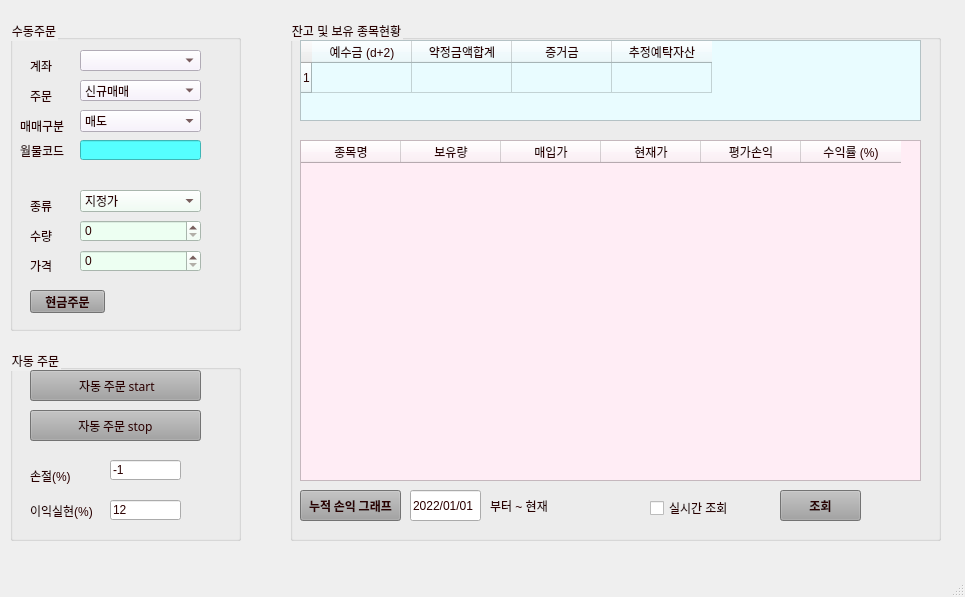
<?xml version="1.0" encoding="UTF-8"?>
<ui version="4.0">
 <class>MainWindow</class>
 <widget class="QMainWindow" name="MainWindow">
  <property name="geometry">
   <rect>
    <x>0</x>
    <y>0</y>
    <width>965</width>
    <height>597</height>
   </rect>
  </property>
  <property name="windowTitle">
   <string>선물 자동/수동 거래 모니터링 시스템</string>
  </property>
  <property name="windowIcon">
   <iconset>
    <normaloff>pytrader.png</normaloff>pytrader.png</iconset>
  </property>
  <property name="styleSheet">
   <string notr="true">color: rgb(43, 0, 0);
</string>
  </property>
  <property name="unifiedTitleAndToolBarOnMac">
   <bool>false</bool>
  </property>
  <widget class="QWidget" name="centralwidget">
   <widget class="QGroupBox" name="groupBox">
    <property name="geometry">
     <rect>
      <x>10</x>
      <y>20</y>
      <width>231</width>
      <height>311</height>
     </rect>
    </property>
    <property name="styleSheet">
     <string notr="true"/>
    </property>
    <property name="title">
     <string>수동주문</string>
    </property>
    <widget class="QLabel" name="label">
     <property name="geometry">
      <rect>
       <x>20</x>
       <y>40</y>
       <width>56</width>
       <height>12</height>
      </rect>
     </property>
     <property name="text">
      <string>계좌</string>
     </property>
    </widget>
    <widget class="QLabel" name="label_2">
     <property name="geometry">
      <rect>
       <x>20</x>
       <y>70</y>
       <width>56</width>
       <height>12</height>
      </rect>
     </property>
     <property name="text">
      <string>주문</string>
     </property>
    </widget>
    <widget class="QLabel" name="label_3">
     <property name="geometry">
      <rect>
       <x>10</x>
       <y>120</y>
       <width>56</width>
       <height>21</height>
      </rect>
     </property>
     <property name="text">
      <string>월물코드</string>
     </property>
    </widget>
    <widget class="QLabel" name="label_4">
     <property name="geometry">
      <rect>
       <x>20</x>
       <y>180</y>
       <width>56</width>
       <height>12</height>
      </rect>
     </property>
     <property name="text">
      <string>종류</string>
     </property>
    </widget>
    <widget class="QLabel" name="label_5">
     <property name="geometry">
      <rect>
       <x>20</x>
       <y>210</y>
       <width>56</width>
       <height>12</height>
      </rect>
     </property>
     <property name="text">
      <string>수량</string>
     </property>
    </widget>
    <widget class="QLabel" name="label_6">
     <property name="geometry">
      <rect>
       <x>20</x>
       <y>240</y>
       <width>56</width>
       <height>12</height>
      </rect>
     </property>
     <property name="text">
      <string>가격</string>
     </property>
    </widget>
    <widget class="QComboBox" name="comboBox">
     <property name="geometry">
      <rect>
       <x>70</x>
       <y>30</y>
       <width>121</width>
       <height>21</height>
      </rect>
     </property>
     <property name="styleSheet">
      <string notr="true">background-color: rgb(248, 240, 255);</string>
     </property>
    </widget>
    <widget class="QComboBox" name="comboBox_2">
     <property name="geometry">
      <rect>
       <x>70</x>
       <y>60</y>
       <width>121</width>
       <height>21</height>
      </rect>
     </property>
     <property name="styleSheet">
      <string notr="true">background-color: rgb(248, 240, 255);</string>
     </property>
     <item>
      <property name="text">
       <string>신규매매</string>
      </property>
     </item>
     <item>
      <property name="text">
       <string>정정</string>
      </property>
     </item>
     <item>
      <property name="text">
       <string>취소</string>
      </property>
     </item>
    </widget>
    <widget class="QComboBox" name="comboBox_3">
     <property name="geometry">
      <rect>
       <x>70</x>
       <y>170</y>
       <width>121</width>
       <height>22</height>
      </rect>
     </property>
     <property name="styleSheet">
      <string notr="true">background-color: rgb(237, 255, 242);</string>
     </property>
     <item>
      <property name="text">
       <string>지정가</string>
      </property>
     </item>
     <item>
      <property name="text">
       <string>시장가</string>
      </property>
     </item>
    </widget>
    <widget class="QLineEdit" name="lineEdit_2">
     <property name="geometry">
      <rect>
       <x>70</x>
       <y>120</y>
       <width>121</width>
       <height>20</height>
      </rect>
     </property>
     <property name="styleSheet">
      <string notr="true">background-color: rgb(85, 255, 255);</string>
     </property>
    </widget>
    <widget class="QSpinBox" name="spinBox">
     <property name="geometry">
      <rect>
       <x>70</x>
       <y>200</y>
       <width>121</width>
       <height>22</height>
      </rect>
     </property>
     <property name="styleSheet">
      <string notr="true">background-color: rgb(237, 255, 242);</string>
     </property>
    </widget>
    <widget class="QSpinBox" name="spinBox_2">
     <property name="geometry">
      <rect>
       <x>70</x>
       <y>230</y>
       <width>121</width>
       <height>22</height>
      </rect>
     </property>
     <property name="styleSheet">
      <string notr="true">background-color: rgb(237, 255, 242);</string>
     </property>
     <property name="maximum">
      <number>1000000</number>
     </property>
     <property name="singleStep">
      <number>500</number>
     </property>
    </widget>
    <widget class="QPushButton" name="pushButton">
     <property name="geometry">
      <rect>
       <x>20</x>
       <y>270</y>
       <width>75</width>
       <height>23</height>
      </rect>
     </property>
     <property name="font">
      <font>
       <family>Agency FB</family>
       <weight>75</weight>
       <bold>true</bold>
      </font>
     </property>
     <property name="styleSheet">
      <string notr="true">background-color: rgb(161, 161, 161);</string>
     </property>
     <property name="text">
      <string>현금주문</string>
     </property>
    </widget>
    <widget class="QLabel" name="label_9">
     <property name="geometry">
      <rect>
       <x>10</x>
       <y>100</y>
       <width>56</width>
       <height>12</height>
      </rect>
     </property>
     <property name="text">
      <string>매매구분</string>
     </property>
    </widget>
    <widget class="QComboBox" name="comboBox_4">
     <property name="geometry">
      <rect>
       <x>70</x>
       <y>90</y>
       <width>121</width>
       <height>22</height>
      </rect>
     </property>
     <property name="styleSheet">
      <string notr="true">background-color: rgb(248, 240, 255);</string>
     </property>
     <item>
      <property name="text">
       <string>매도</string>
      </property>
     </item>
     <item>
      <property name="text">
       <string>매수</string>
      </property>
     </item>
    </widget>
   </widget>
   <widget class="QGroupBox" name="groupBox_2">
    <property name="geometry">
     <rect>
      <x>290</x>
      <y>20</y>
      <width>651</width>
      <height>521</height>
     </rect>
    </property>
    <property name="title">
     <string>잔고 및 보유 종목현황</string>
    </property>
    <widget class="QTableWidget" name="tableWidget">
     <property name="geometry">
      <rect>
       <x>10</x>
       <y>20</y>
       <width>621</width>
       <height>81</height>
      </rect>
     </property>
     <property name="styleSheet">
      <string notr="true">background-color: rgb(233, 252, 255);</string>
     </property>
     <property name="rowCount">
      <number>1</number>
     </property>
     <row/>
     <column>
      <property name="text">
       <string>예수금 (d+2)</string>
      </property>
     </column>
     <column>
      <property name="text">
       <string>약정금액합계</string>
      </property>
     </column>
     <column>
      <property name="text">
       <string>증거금</string>
      </property>
     </column>
     <column>
      <property name="text">
       <string>추정예탁자산</string>
      </property>
     </column>
    </widget>
    <widget class="QTableWidget" name="tableWidget_2">
     <property name="geometry">
      <rect>
       <x>10</x>
       <y>120</y>
       <width>621</width>
       <height>341</height>
      </rect>
     </property>
     <property name="styleSheet">
      <string notr="true">background-color: rgb(255, 237, 245);</string>
     </property>
     <column>
      <property name="text">
       <string>종목명</string>
      </property>
     </column>
     <column>
      <property name="text">
       <string>보유량</string>
      </property>
     </column>
     <column>
      <property name="text">
       <string>매입가</string>
      </property>
     </column>
     <column>
      <property name="text">
       <string>현재가</string>
      </property>
     </column>
     <column>
      <property name="text">
       <string>평가손익</string>
      </property>
     </column>
     <column>
      <property name="text">
       <string>수익률 (%)</string>
      </property>
     </column>
    </widget>
    <widget class="QCheckBox" name="checkBox">
     <property name="geometry">
      <rect>
       <x>360</x>
       <y>480</y>
       <width>81</width>
       <height>16</height>
      </rect>
     </property>
     <property name="text">
      <string>실시간 조회</string>
     </property>
    </widget>
    <widget class="QPushButton" name="pushButton_2">
     <property name="geometry">
      <rect>
       <x>490</x>
       <y>470</y>
       <width>81</width>
       <height>31</height>
      </rect>
     </property>
     <property name="font">
      <font>
       <family>Agency FB</family>
       <weight>75</weight>
       <bold>true</bold>
      </font>
     </property>
     <property name="styleSheet">
      <string notr="true">background-color: rgb(161, 161, 161);</string>
     </property>
     <property name="text">
      <string>조회</string>
     </property>
     <property name="autoDefault">
      <bool>true</bool>
     </property>
     <property name="default">
      <bool>false</bool>
     </property>
     <property name="flat">
      <bool>false</bool>
     </property>
    </widget>
    <widget class="QPushButton" name="pushButton_5">
     <property name="geometry">
      <rect>
       <x>10</x>
       <y>470</y>
       <width>101</width>
       <height>31</height>
      </rect>
     </property>
     <property name="font">
      <font>
       <family>Agency FB</family>
       <weight>75</weight>
       <bold>true</bold>
      </font>
     </property>
     <property name="styleSheet">
      <string notr="true">background-color: rgb(161, 161, 161);</string>
     </property>
     <property name="text">
      <string>누적 손익 그래프</string>
     </property>
    </widget>
    <widget class="QLineEdit" name="lineEdit_4">
     <property name="geometry">
      <rect>
       <x>120</x>
       <y>470</y>
       <width>71</width>
       <height>31</height>
      </rect>
     </property>
     <property name="text">
      <string>2022/01/01</string>
     </property>
    </widget>
    <widget class="QLabel" name="label_10">
     <property name="geometry">
      <rect>
       <x>200</x>
       <y>470</y>
       <width>71</width>
       <height>31</height>
      </rect>
     </property>
     <property name="text">
      <string>부터 ~ 현재</string>
     </property>
    </widget>
   </widget>
   <widget class="QGroupBox" name="groupBox_3">
    <property name="geometry">
     <rect>
      <x>10</x>
      <y>350</y>
      <width>231</width>
      <height>191</height>
     </rect>
    </property>
    <property name="styleSheet">
     <string notr="true"/>
    </property>
    <property name="title">
     <string>자동 주문</string>
    </property>
    <widget class="QPushButton" name="pushButton_3">
     <property name="geometry">
      <rect>
       <x>20</x>
       <y>20</y>
       <width>171</width>
       <height>31</height>
      </rect>
     </property>
     <property name="font">
      <font>
       <family>HY견고딕</family>
       <weight>50</weight>
       <bold>false</bold>
      </font>
     </property>
     <property name="styleSheet">
      <string notr="true">background-color: rgb(161, 161, 161);</string>
     </property>
     <property name="text">
      <string> 자동 주문 start</string>
     </property>
    </widget>
    <widget class="QPushButton" name="pushButton_4">
     <property name="geometry">
      <rect>
       <x>20</x>
       <y>60</y>
       <width>171</width>
       <height>31</height>
      </rect>
     </property>
     <property name="font">
      <font>
       <family>HY견고딕</family>
       <weight>50</weight>
       <bold>false</bold>
      </font>
     </property>
     <property name="styleSheet">
      <string notr="true">background-color: rgb(161, 161, 161);</string>
     </property>
     <property name="text">
      <string>자동 주문 stop</string>
     </property>
    </widget>
    <widget class="QLabel" name="label_7">
     <property name="geometry">
      <rect>
       <x>20</x>
       <y>110</y>
       <width>51</width>
       <height>31</height>
      </rect>
     </property>
     <property name="text">
      <string>손절(%)</string>
     </property>
     <property name="alignment">
      <set>Qt::AlignLeading|Qt::AlignLeft|Qt::AlignVCenter</set>
     </property>
    </widget>
    <widget class="QLineEdit" name="lineEdit">
     <property name="geometry">
      <rect>
       <x>100</x>
       <y>110</y>
       <width>71</width>
       <height>20</height>
      </rect>
     </property>
     <property name="text">
      <string>-1</string>
     </property>
    </widget>
    <widget class="QLabel" name="label_8">
     <property name="geometry">
      <rect>
       <x>20</x>
       <y>150</y>
       <width>71</width>
       <height>21</height>
      </rect>
     </property>
     <property name="text">
      <string>이익실현(%)</string>
     </property>
     <property name="textFormat">
      <enum>Qt::PlainText</enum>
     </property>
    </widget>
    <widget class="QLineEdit" name="lineEdit_3">
     <property name="geometry">
      <rect>
       <x>100</x>
       <y>150</y>
       <width>71</width>
       <height>20</height>
      </rect>
     </property>
     <property name="text">
      <string>12</string>
     </property>
    </widget>
   </widget>
  </widget>
  <widget class="QMenuBar" name="menubar">
   <property name="geometry">
    <rect>
     <x>0</x>
     <y>0</y>
     <width>965</width>
     <height>21</height>
    </rect>
   </property>
  </widget>
  <widget class="QStatusBar" name="statusbar"/>
 </widget>
 <resources/>
 <connections/>
</ui>
